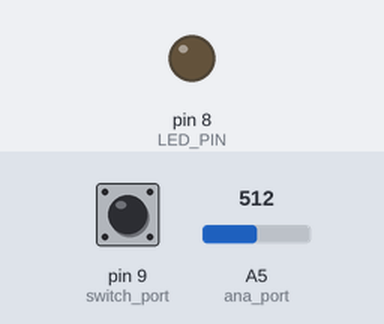
A sketch run on a simulated Arduino Uno, built with avr-gcc and run on an emulated ATmega328P. Parts: output pins drawn as LEDs (lit = HIGH). Dashed ring = blinking. The test bench sets the inputs (shaded band); at power-on: pin 9 (switch_port) LOW, A5 (ana_port) = 512. What the sketch prints to the serial monitor is not drawn.

Above: at 0.8 s.
0.9 s: pin 9 (switch_port) pulled HIGH for 0.15 s
At 1.0 s:
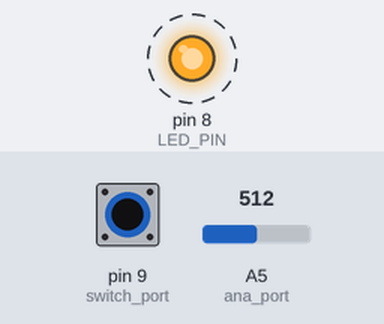
3.9 s: pin 9 (switch_port) pulsed HIGH 2 times (0.12 s each, 0.3 s apart)
At 4.15 s:
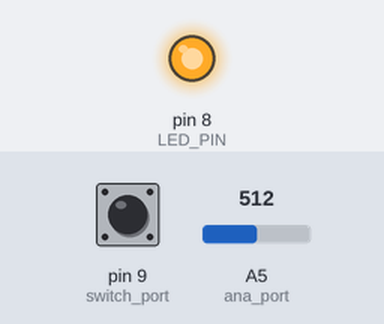
Timing chart, 0 to 11.7 s (numbered marks = the images above; inputs shaded):
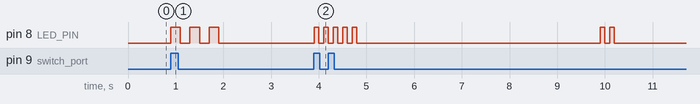

The sketch:

calibrate_light_sensor.ino
```cpp
int ana_port = A5;
int switch_port = 9;
int LED_PIN = 8;

const double VPP = 5.0;
const int bit_depth = 10;
int ADC_RESOLUTION;

int calibration_timeout = 5;
double closed_max = 0, closed_min = 5, opened_max = 0, opened_min = 5;
bool start = false;
double start_cal_time, end_cal_time;

void setup() {
  double closed_sample_cnt, opened_sample_cnt, cal_sample_binary, cal_sample_volt;

  // Make sure what ever you put here matches your Serial Monitor setting
  Serial.begin(115200);
  Serial.flush();
  pinMode(ana_port, INPUT);
  pinMode(LED_PIN, OUTPUT);
  pinMode(switch_port, INPUT);

  ADC_RESOLUTION = pow(2, bit_depth)-1;
  while (!start) {
    if (digitalRead(switch_port)) {
      start = true;
    }
  }

  blinkLedNTimes(3, 200);

  // Calibrate opened level
  start_cal_time = millis();
  while (digitalRead(switch_port) == LOW) {
    cal_sample_binary = analogRead(ana_port);
    cal_sample_volt = binaryToVolt(cal_sample_binary);

    plotMinMax(opened_min, opened_max, cal_sample_volt);

    if (cal_sample_volt >= opened_max)
      opened_max = cal_sample_volt;
    else if (cal_sample_volt <= opened_min)
      opened_min = cal_sample_volt;

    // Reset max and min every 10 seconds to restart calibration
    if ((millis() - start_cal_time) >= calibration_timeout*1000) {
        blinkLedNTimes(2, 200);

        opened_max = 0;
        opened_min = 5;
        start_cal_time = millis();
    }
  }
  Serial.flush();

  // Let ADC settle
  blinkLedNTimes(5, 100);

  // Calibrate covered level
  start_cal_time = millis();
  while (digitalRead(switch_port) == LOW) {
    cal_sample_binary = analogRead(ana_port);
    cal_sample_volt = binaryToVolt(cal_sample_binary);

    plotMinMax(closed_min, closed_max, cal_sample_volt);

    if (cal_sample_volt >= closed_max)
      closed_max = cal_sample_volt;
    else if (cal_sample_volt <= closed_min)
      closed_min = cal_sample_volt;

    // Reset max and min every 10 seconds to restart calibration
    if ((millis() - start_cal_time) >= calibration_timeout*1000) {
        blinkLedNTimes(2, 100);

        closed_max = 0;
        closed_min = 5;
        start_cal_time = millis();
    }
  }
  Serial.flush();

  blinkLedNTimes(10, 100);
} // end setup()

void loop() {
    double sample_bin, sample_v;
    sample_bin = analogRead(ana_port);
    sample_v = binaryToVolt(sample_bin);
    plotMinMax(closed_min, closed_max, sample_v);
    if (sample_v <= closed_max) {//((sample_v <= closed_max) && (sample_v >= closed_min)) {
      digitalWrite(LED_PIN, HIGH);
    } else {
      digitalWrite(LED_PIN, LOW);
    }
} // end loop()

/////////// Functions ///////////////////

double binaryToVolt(int sample) {
  return (sample * VPP / ADC_RESOLUTION);
}

void blinkLedNTimes(int n_blinks, int period) {
  for (int i = 0; i < n_blinks; i++) {
    digitalWrite(LED_PIN, HIGH);
    delay(period);
    digitalWrite(LED_PIN, LOW);
    delay(period);
  }
}

void plotMinMax(double minimum, double maximum, double sample) {
    Serial.print(maximum);
    Serial.print(" ");
    Serial.print(sample);
    Serial.print(" ");
    Serial.println(minimum);
}
```

Measured:
- after the input at 0.9 s, pin 8 (LED_PIN): alternates HIGH for 0.20 s and LOW for 0.20 s, 6 changes in all, then stays LOW, starting at once
